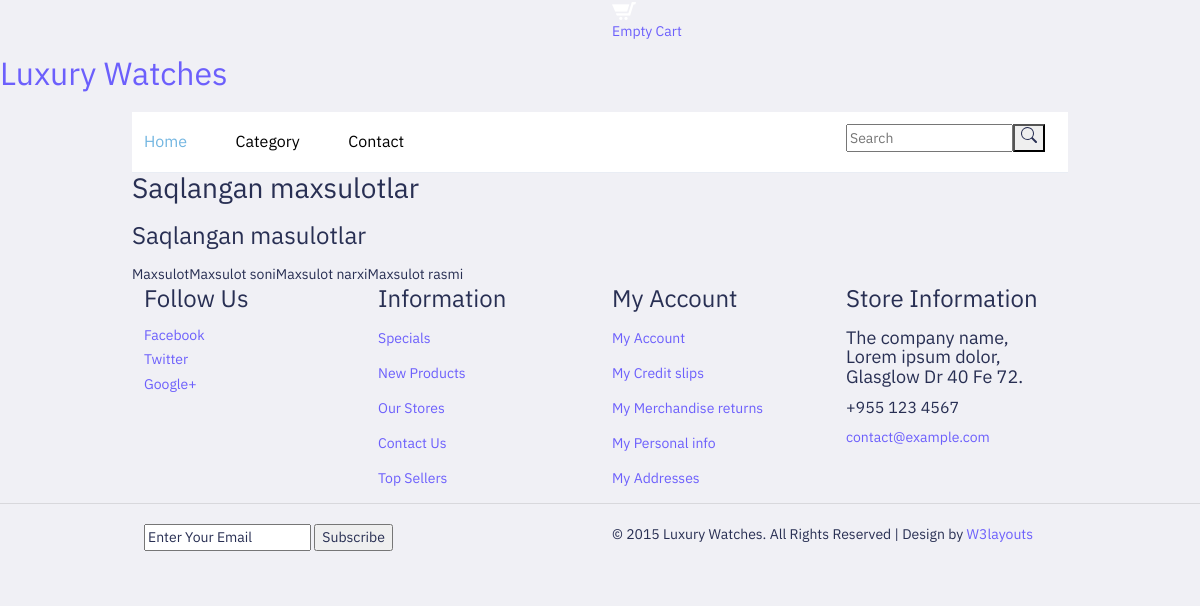
The app's page /wish-list/list (signed in), older data.
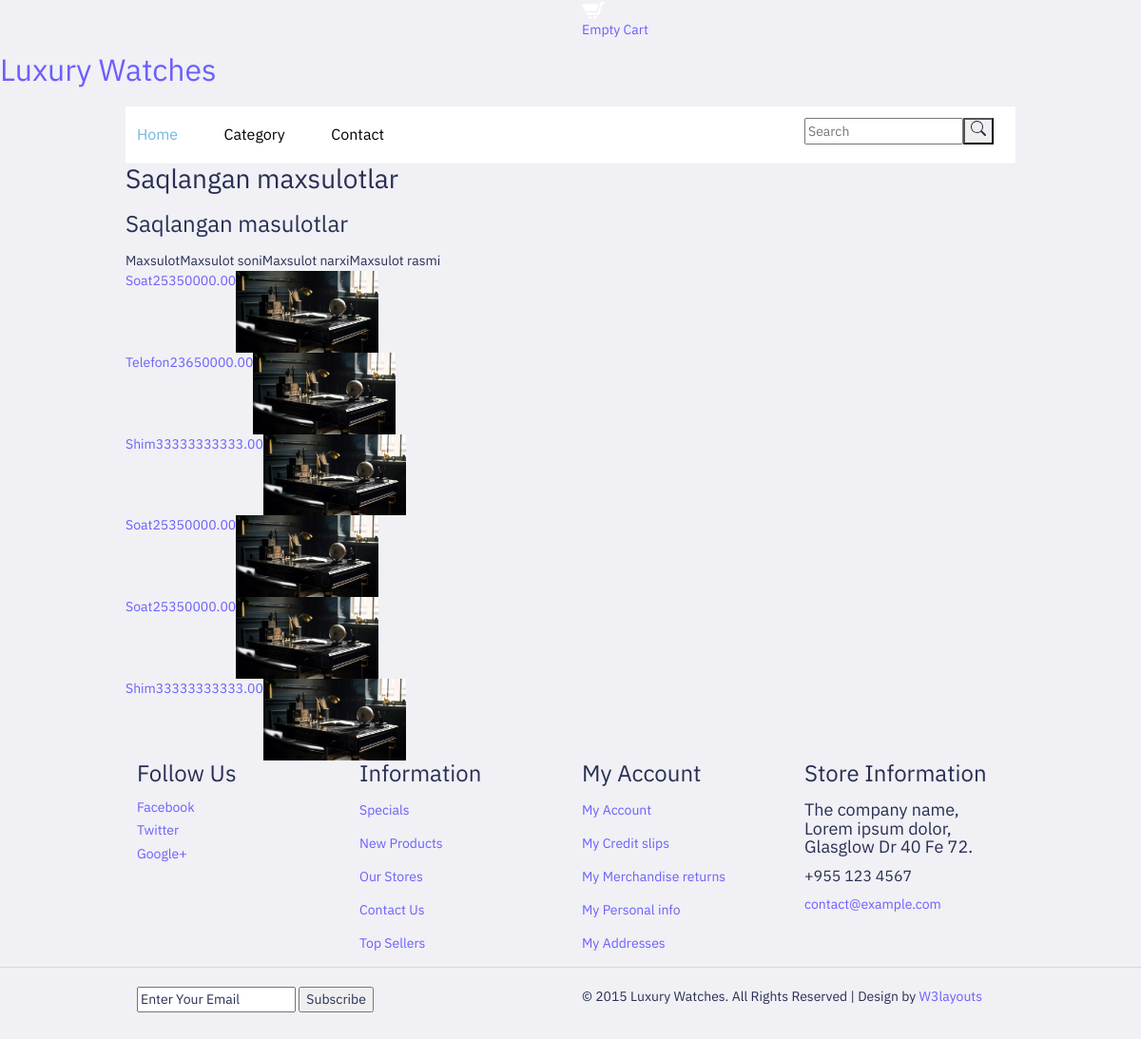
The same page, newer data.
### main/models.py (models this page shows, shortened)
class WishList(models.Model):
    user = models.ForeignKey(User, on_delete=models.CASCADE)
    product = models.ForeignKey(Product, on_delete=models.CASCADE)

class Product(models.Model):
    name = models.CharField(max_length=255)
    description = models.TextField()
    quantity = models.IntegerField()
    price = models.DecimalField(decimal_places=2, max_digits=10)
    currency = models.SmallIntegerField(
        choices=(
            (1,'Dollar'),
            (2, 'So`m')
            )
    )
    discount_price = models.DecimalField(
        decimal_places=2,
        max_digits=10,
        blank=True,
        null=True
        )
    baner_image = models.ImageField(upload_to='baner/')
    category = models.ForeignKey(Category, on_delete=models.SET_NULL, null=True)

### main/views.py (the view)
# urls.py: path('wish-list/list', views.list_wish_list, name='list_wish_list'),
def list_wish_list(request):
    objects = models.WishList.objects.filter(user=request.user)
    return render(request, 'wish/list.html', {'objects':objects})

### main/templates/wish/list.html (shortened to what this page needs)
{% extends 'base.html' %}
{% block content %}
	<div class="ckeckout">
		<div class="container">
			<div class="ckeck-top heading">
				<h2>Saqlangan maxsulotlar</h2>
			</div>
			<div class="ckeckout-top">
			<div class="cart-items">
			 <h3>Saqlangan masulotlar</h3>
			<div class="in-check" >
				<ul class="unit" style="display: flex;">
					<li><span>Maxsulot</span></li>
					<li><span>Maxsulot soni</span></li>
					<li><span>Maxsulot narxi</span></li>
					<li><span>Maxsulot rasmi</span></li>
				</ul>
                {% for i in objects %}
				<ul class="cart-header">
                    <a href="{% url 'main:product_detail' i.product.id %}" style="display: flex;">
                        <li><span>{{i.product.name}}</span></li>
                        <li><span>{{i.product.quantity}}</span></li>
                        <li><span>{{i.product.price}}</span></li>
                        <li class="ring-in"><img src="{{ i.product.baner_image.url }}" class="img-responsive" alt="" width="150px">
                        </li>
                    </a>
				</ul>
                {% endfor %}
			</div>
			</div>
		 </div>
		</div>
	</div>
{% endblock %}

Row changes from the older to the newer data that the page shows:
added WishList: product.name "Soat", product.quantity "25", product.price "350000.00", product.baner_image (picture)
added WishList: product.name "Telefon", product.quantity "2", product.price "3650000.00", product.baner_image (picture)
added WishList: product.name "Shim", product.quantity "3333", product.price "3333333.00", product.baner_image (picture)
added WishList: product.name "Soat", product.quantity "25", product.price "350000.00", product.baner_image (picture)
added WishList: product.name "Soat", product.quantity "25", product.price "350000.00", product.baner_image (picture)
added WishList: product.name "Shim", product.quantity "3333", product.price "3333333.00", product.baner_image (picture)
